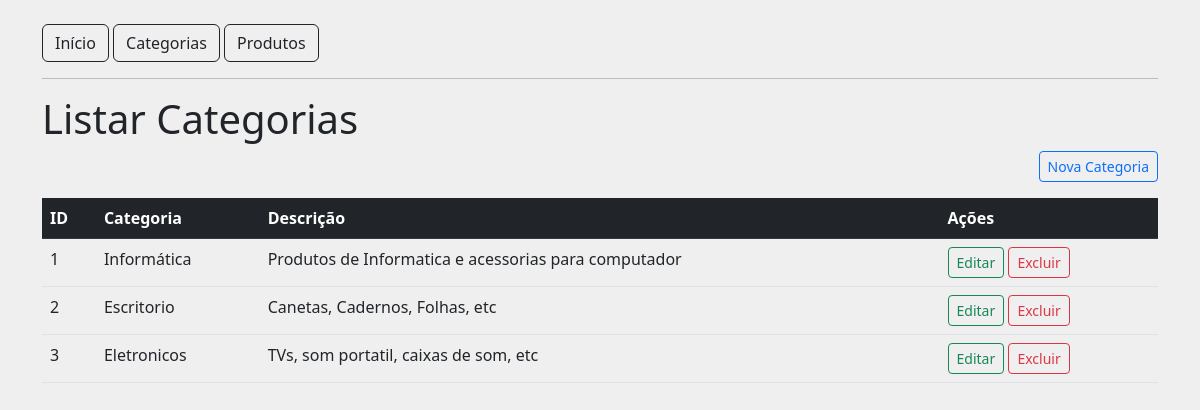
Screenshot of /categorias with the database file from the repository.
### tables this page shows
CREATE TABLE tb_category (
    id INT(11) NOT NULL PRIMARY KEY AUTO_INCREMENT,
    name VARCHAR(30) NOT NULL,
    description VARCHAR(100) NOT NULL
);

### src/Controller/AbstractController.php (called while the page is built, shortened)
<?php
abstract class AbstractController
{
    public function render(string $viewName, $data = null): void
    {
        include dirname(__DIR__)."/View/_partials/head.php";
        include dirname(__DIR__)."/View/{$viewName}.php";
        include dirname(__DIR__)."/View/_partials/footer.php";
    }
}

### src/Controller/CategoryController.php (called while the page is built, shortened)
<?php
class CategoryController extends AbstractController
{
    public function listAction(): void
    {
        $con = Connection::getConnection();
        $query = 'SELECT * FROM tb_category';
        $result = $con->prepare($query);
        $result->execute();
        parent::render('category/list', $result);
    }
}

### public/index.php (called while the page is built, shortened)
<?php
$url = explode('?', $_SERVER['REQUEST_URI'])[0];
$routes = include dirname(__DIR__).'/config/routes.php';
$methodName = $routes[$url]['method'];
(new $controllerName())->$methodName();

### src/View/category/list.php (the view)
<h1>Listar Categorias</h1>
<div class="mb-3 text-end">
    <a href="/categorias/novo" class="btn btn-outline-primary btn-sm">Nova Categoria</a>
</div>
<table class="table table-hover table-stripped">
    <thead class="table-dark">
        <tr>
            <th>ID</th>
            <th>Categoria</th>
            <th>Descrição</th>
            <th>Ações</th>
        </tr>
    </thead>
    <tbody>
        <?php
            while ($category = $data->fetch(\PDO::FETCH_ASSOC)){
                extract($category);
                echo "<tr>
                        <td>{$id}</td>
                        <td>{$name}</td>
                        <td>{$description}</td>
                        <td>
                            <a href='/categorias/editar?id={$id}' class='btn btn-outline-success btn-sm'>Editar</a>
                            <a href='/categorias/excluir?id={$id}' class='btn btn-outline-danger btn-sm'>Excluir</a>
                        </td>
                    </tr>";
            }
        ?>
    </tbody>
</table>

### src/View/_partials/head.php (shortened to what this page needs)
<!DOCTYPE html>
<html lang="pt-br">
<head>
    <link href="https://cdn.jsdelivr.net/npm/bootstrap@5.2.0-beta1/dist/css/bootstrap.min.css" rel="stylesheet">
</head>
<body class="container" style="background-color: #EFEFEF;">
    <br>
    <nav>
        <a href="/" class="btn btn-outline-dark">Início</a>
        <a href="/categorias" class="btn btn-outline-dark">Categorias</a>
        <a href="/produtos" class="btn btn-outline-dark">Produtos</a>
    </nav>
    <hr>

### rows the page displays
tb_category: id "1", name "Informática", description "Produtos de Informatica e acessorias para computador"
tb_category: id "2", name "Escritorio", description "Canetas, Cadernos, Folhas, etc"
tb_category: id "3", name "Eletronicos", description "TVs, som portatil, caixas de som, etc"
